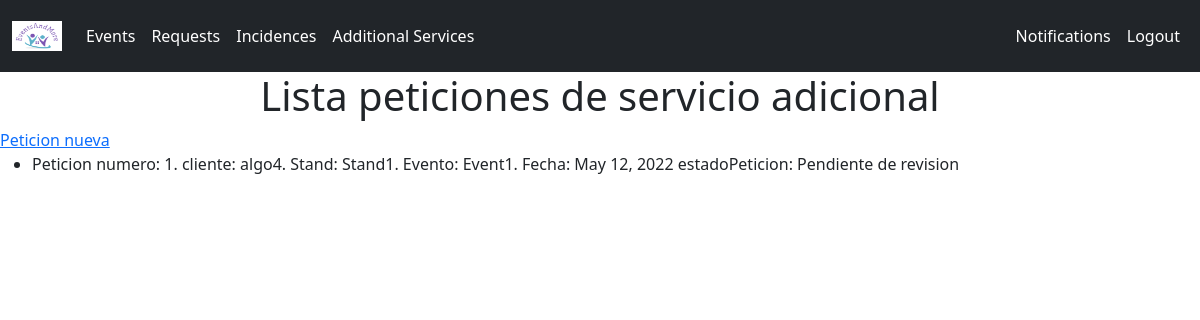
The app's page /lista_peticiones_serv_adicional_cliente/ (signed in), older data.
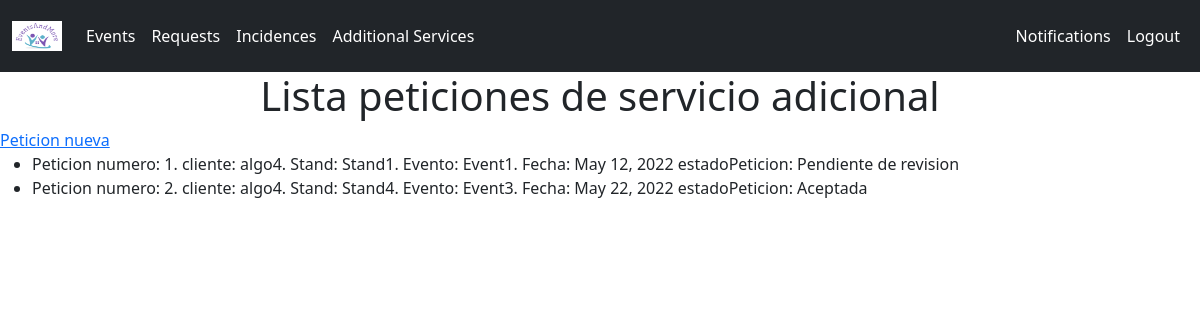
The same page, newer data.
### EventsAndMore/models.py (models this page shows, shortened)
class PeticionServAdicional(models.Model):
    id = models.AutoField(primary_key=True)
    idStand = models.ForeignKey(Stand, on_delete=models.CASCADE)
    clientUsername = models.ForeignKey(Cliente, on_delete=models.CASCADE)
    deptAdditionalServUsername = models.ForeignKey(DeptAdditionalServ, on_delete=models.CASCADE, blank=True, null=True)
    idAdditionalService = models.ForeignKey(AdditionalService, default=1, on_delete=models.CASCADE)
    idEvento = models.ForeignKey(Event, default=1, on_delete=models.CASCADE)
    fecha = models.DateField(default=date.today, blank=False, null=False)
    extra = models.BooleanField(default=False)
    concedido = models.BooleanField(default=False)
    revisado = models.BooleanField(default=False)

class Cliente(models.Model):  # WebUser
    User = models.OneToOneField(WebUser, on_delete=models.CASCADE, primary_key=True)
    CIF = models.CharField(unique=True, max_length=9)
    def __str__(self):
        return str(self.User)

class WebUser(AbstractUser):
    is_client = models.BooleanField(default=False)
    is_visitor = models.BooleanField(default=False)
    is_gestor = models.BooleanField(default=False)
    is_deptAdditionalServ = models.BooleanField(default=False)
    is_organizer = models.BooleanField(default=False)

class Stand(models.Model):
    id = models.AutoField(primary_key=True)
    idEvento = models.ForeignKey(Event, on_delete=models.CASCADE)
    occupied = models.BooleanField(blank=False, null=False)
    description = models.CharField(max_length=200, blank=False, null=False)
    def __str__(self):
        return str(self.description)

class Event(models.Model):
    id = models.AutoField(primary_key=True)
    nombre = models.CharField(max_length=50, blank=False, null=False)
    descripcion = models.CharField(max_length=200, blank=False, null=False)
    fecha_ini = models.DateField(default=date.today)
    fecha_fin = models.DateField(default=date.today)
    def __str__(self):
        return str(self.nombre)

### EventsAndMore/views.py (the view)
# urls.py: path('lista_peticiones_serv_adicional_cliente/', views.listaPeticionesServAdicionalCliente,
def listaPeticionesServAdicionalCliente(request):
    if request.user.is_client:
        peticiones = PeticionServAdicional.objects.all()
        arr_peticiones = []
        for peticion in peticiones:
            if peticion.clientUsername == Cliente.objects.get(User=request.user):
                if peticion.concedido is True and peticion.revisado is True:
                    peticion.estado_peticion = 'Aceptada'
                elif peticion.revisado is True and peticion.concedido is False:
                    peticion.estado_peticion = 'Denegada'
                else:
                    peticion.estado_peticion = 'Pendiente de revision'
                arr_peticiones.append(peticion)
        dictionary = {'peticiones': arr_peticiones}
        return render(request, 'lista_peticiones_serv_adicional_cliente.html', dictionary)
    else:
        print("Error el user no es un cliente")
        return redirect('/')

### templates/lista_peticiones_serv_adicional_cliente.html
{% include 'base.html' %}
  {% load static %}
{% block title %}
    <div>
        <h1 style="text-align:center">
            Lista peticiones de servicio adicional
        </h1>
    </div>
{% endblock title %}
{% block content %}
    <div>
        <a class="ml-1" href="{% url 'peticion_serv_adicional_cliente' %}">
            Peticion nueva
        </a>
    </div>
    <div>
        <ul>
        {% for peticion in peticiones %}
            <li>
                Peticion numero: {{ peticion.id }}. cliente: {{ peticion.clientUsername }}.
                Stand: {{ peticion.idStand }}. Evento: {{ peticion.idEvento }}. Fecha: {{ peticion.fecha }}
                estadoPeticion: {{ peticion.estado_peticion }}
            </li>
        {% endfor %}
    </ul>
    </div>
{% endblock content %}

### templates/base.html (shortened to what this page needs)
{% load static %}
<link href="{% static 'css/bootstrap.min.css' %}" rel="stylesheet">
<nav class="navbar navbar-expand-lg navbar-dark bg-dark">
  <div class="container-fluid">
    <a class="navbar-brand" href="{% url 'home' %}">
      <img src="../static/images/unknown.png" alt="" width="50" height="30">
    </a>
    <div class="collapse navbar-collapse" id="navbarText">
      <ul class="navbar-nav me-auto mb-2 mb-lg-0">
        <li class="nav-item">
          <a class="nav-link active" aria-current="page" href="{% url 'events' %}">
            Events
          </a>
        </li>
        {% if user.is_client %}
        <li>
          <a class="nav-link active" aria-current="page" href="{% url 'request' %}">
            Requests
          </a>
        </li>
        <li>
          <a class="nav-link active" aria-current="page" href="{% url 'incidences' %}">
            Incidences
          </a>
        </li>
        <li>
          <a class="nav-link active" aria-current="page" href="{% url 'lista_peticiones_serv_adicional_cliente' %}">
            Additional Services
          </a>
        </li>
        {% endif %}
      </ul>
      <span class="navbar-text">
        <ul class="navbar-nav me-auto mb-2 mb-lg-0">
          {% if user.is_authenticated %}
          <li class="nav-item">
            <a class="nav-link active" aria-current="page" href="#">
              Notifications
            </a>
          </li>
            <li class="nav-item">
              <a class="nav-link active" aria-current="page" href="{% url 'logout' %}">
                Logout
              </a>
            </li>
          {% endif %}
      </ul>
      </span>
    </div>
  </div>
</nav>

Row changes from the older to the newer data that the page shows:
added PeticionServAdicional: id "2", clientUsername "algo4", idStand "Stand4", idEvento "Event3", fecha "May 22, 2022", estado_peticion "Aceptada"
